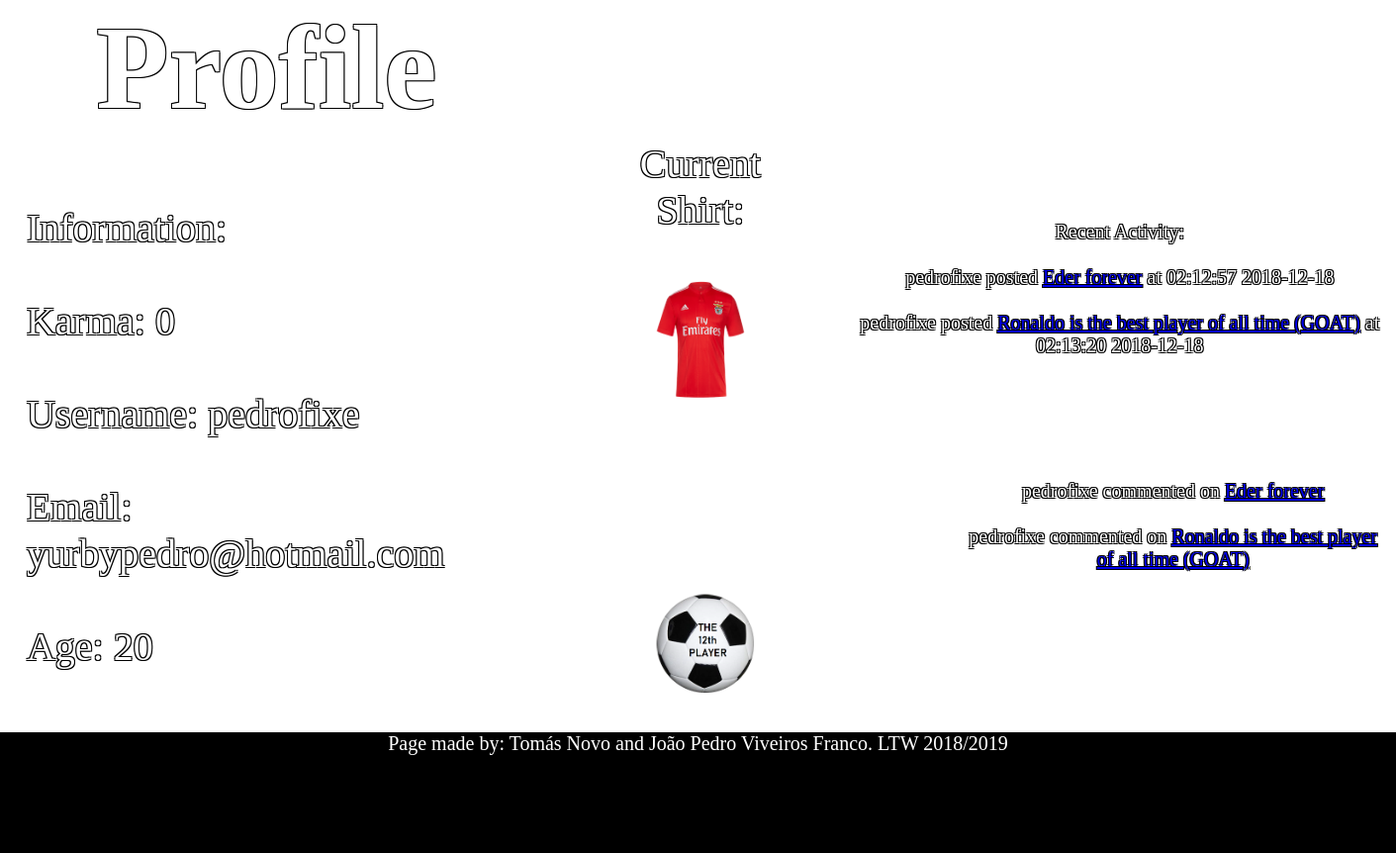
The page /profile.php?id=1 on the database its author committed.
### tables this page shows
CREATE TABLE User (
    idUser      INTEGER  NOT NULL PRIMARY KEY,

    username	VARCHAR (50) NOT NULL UNIQUE,
	password	VARCHAR NOT NULL,
	age 		INTEGER NOT NULL,
	email		VARCHAR (100) NOT NULL UNIQUE,
	pic			VARCHAR NOT NULL
);

CREATE TABLE Post (
	idPost		INTEGER NOT NULL PRIMARY KEY,
	idUser		INTEGER REFERENCES User (idUser),

	Title 		VARCHAR (100) NOT NULL,
	Text		VARCHAR (1000) NOT NULL,

	Link		VARCHAR NOT NULL,

	Date		INTEGER NOT NULL,

	Upvotes		INTEGER,
	Downvotes	INTEGER
);

CREATE TABLE Comment (
	idComment	INTEGER NOT NULL PRIMARY KEY,
	idUser		INTEGER REFERENCES User (idUser),
	idPost 		INTEGER REFERENCES Post (idPost),

	Text		VARCHAR (500) NOT NULL,

	Upvotes		INTEGER,
	Downvotes	INTEGER
);

### profile.php (the view, shortened to what this page needs)
<?php
    include_once("karma.php");
    if (isset($_GET['id']))
	    $id = preg_replace("/[^0-9]/", "", $_GET['id']);
    else
        $id = loggedIn();
 	$dbh = new PDO('sqlite:database.db');
	$dbh->setAttribute(PDO::ATTR_EMULATE_PREPARES, false);
	$query = $dbh->prepare('SELECT * FROM User WHERE idUser = ? ');
	if (!$query->execute(array($id)))
	{
		echo "\nPDO::errorInfo():\n";
		print_r($dbh->errorInfo());
		echo "Error!<br>";
	}
	if (!($row = $query->fetch()))
	{
		header("Location: index.php");
		die();
	}
	$username = $row['username'];
	$age = $row['age'];
	$email = $row['email'];
    $pic = $row['pic'];
    $query = $dbh->prepare('SELECT P.idPost, P.Title, P.Date FROM User U, Post P WHERE U.idUser = P.idUser AND U.idUser = ?');
    if (!$query->execute(array($id)))
	{
		echo "\nPDO::errorInfo():\n";
		print_r($dbh->errorInfo());
		echo "Error!<br>";
    }
    $postLimit = 5;
	$posts = array();
	for ($i = 0; $i < $postLimit; $i++)
	{
		$fetched = $query->fetch();
		if ($fetched)
			$posts[] = $fetched;
	}
	$query = $dbh->prepare('SELECT C.idComment, C.idPost FROM User U, Comment C WHERE U.idUser = C.idUser AND U.idUser = ?');
	if (!$query->execute(array($id)))
	{
		echo "\nPDO::errorInfo():\n";
		print_r($dbh->errorInfo());
		echo "Error!<br>";
    }
    $commentLimit = 5;
	$comments = array();
	for ($i = 0; $i < $commentLimit; $i++)
	{
		$fetched = $query->fetch();
		if ($fetched)
			$comments[] = $fetched;
    }
?>
<!DOCTYPE html>
<html>
<head>
	<link href="style.css" rel="stylesheet">
</head>
<body id="profileBody">
    <div class="profileViewer">
		<h1>Profile</h1>
        <br><br><br>
        <div class="profileKarma">
        	Information: <br><br>
        	Karma: <?php karma($id); ?><br><br>
    	</div>
        <div class="profileUsername">
			Username: <a><?=$username?></a><br><br>
		</div>
		<div class="profileEmail">
			Email: <a><?=$email?></a><br><br>
		</div>
		<div class="profileAge">
			Age: <a><?=$age?></a><br><br>
		</div>
        <br><br><br><br>
        <div class="profilePicture">
        	Current Shirt: <br><br>
        	<img src="<?= $pic ?>" style="width:100px;height:120px;"><br><br>
        </div>
        <div class="profilePosts">
            Recent Activity: <br><br>
            <?php
                foreach($posts as $post)
                {
                    $idPost = $post['idPost'];
                    $Title = $post['Title'];
                    $Date = $post['Date'];
                    $dateString = date('H:i:s Y-m-d', $Date);
                    echo "$username posted <a href=\"postPage.php?id=$idPost\">$Title</a> at $dateString<br><br>";
                }
            ?>
        </div>
        <br><br>
        <div class="profileComments">
            <?php
                foreach($comments as $comment)
                {
                    $idComment = $comment['idComment'];
                    $idPost = $comment['idPost'];
                    for ($i = 0; $i < count($posts); $i++)
                    {
                        if ($posts[$i]['idPost'] == $idPost)
                        {
                            $Title = $posts[$i]['Title'];
                        }
                    }
                    echo "$username commented on <a href=\"postPage.php?id=$idPost#comment$idComment\">$Title</a><br><br>";
                }
            ?>
        </div>
    </div>
	<div class="returnProfileViewer">
	<a href="index.php">
		<img src="images/12th.png">
	</a>
	</div>
<footer>
	<p>Page made by: Tomás Novo and João Pedro Viveiros Franco. LTW 2018/2019</p>
</footer>
</body>
</html>

### style.css (style rules this page uses)
* { margin: 0; padding: 0; }
footer { position: fixed; left: 0px; right: 0px; top: 740px; bottom: 0px; background-color: black; text-align: center; font-family: "Times New Roman", Times, serif; font-size: 20px; color: white; }
#profileBody { background-image: url(images/b.jpg); height: 800px; width: 100%; background-size: cover; background-repeat: no-repeat; background-position: center; background-attachment:fixed; }
.profileViewer { position: absolute; color: white; font-size: 20px; text-align: center; text-shadow: -1px -1px 0 #000, 1px -1px 0 #000, -1px 1px 0 #000, 1px 1px 0 #000; background-position: center; background-repeat: no-repeat; background-attachment:fixed; }
.profileViewer h1 { text-align: center; position: relative; top: 2%; font-size: 120px; text-shadow: -1px -1px 0 #000, 1px -1px 0 #000, -1px 1px 0 #000, 1px 1px 0 #000; }
.profileKarma { position: relative; margin-top: 0%; text-align: left; margin-left: 5%; font-size: 40px; text-shadow: -1px -1px 0 #000, 1px -1px 0 #000, -1px 1px 0 #000, 1px 1px 0 #000; }
.profileUsername { position: relative; text-align: left; margin-left: 5%; font-size: 40px; text-shadow: -1px -1px 0 #000, 1px -1px 0 #000, -1px 1px 0 #000, 1px 1px 0 #000; }
.profileEmail { position: relative; text-align: left; margin-left: 5%; font-size: 40px; text-shadow: -1px -1px 0 #000, 1px -1px 0 #000, -1px 1px 0 #000, 1px 1px 0 #000; }
.profileAge { position: relative; text-align: left; margin-left: 5%; font-size: 40px; text-shadow: -1px -1px 0 #000, 1px -1px 0 #000, -1px 1px 0 #000, 1px 1px 0 #000; }
.profilePicture { position: absolute; font-size: 40px; text-shadow: -1px -1px 0 #000, 1px -1px 0 #000, -1px 1px 0 #000, 1px 1px 0 #000; margin-top: -125%; margin-left: 120%; }
.profilePosts { position: absolute; font-size: 20px; text-shadow: -1px -1px 0 #000, 1px -1px 0 #000, -1px 1px 0 #000, 1px 1px 0 #000; margin-top: -110%; margin-left: 160%; margin-right: -160%; }
.profileComments { position: absolute; font-size: 20px; text-shadow: -1px -1px 0 #000, 1px -1px 0 #000, -1px 1px 0 #000, 1px 1px 0 #000; margin-top: -70%; margin-left: 180%; margin-right: -160%; }
.returnProfileViewer { position: relative; margin-left: 47%; top: 600px; }

### rows shown on the page
user: username "pedrofixe", email "yurbypedro@hotmail.com", age "20", pic (picture)
post: idUser.username "pedrofixe", Title "Eder forever", Date "02:12:57 2018-12-18"
post: idUser.username "pedrofixe", Title "Ronaldo is the best player of all time (GOAT)", Date "02:13:20 2018-12-18"
comment: idUser.username "pedrofixe", idPost.Title "Eder forever"
comment: idUser.username "pedrofixe", idPost.Title "Ronaldo is the best player of all time (GOAT)"

### other values the page prints
$karma "0"
